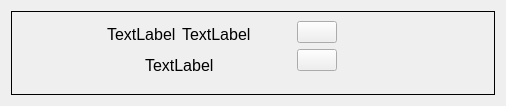
<?xml version="1.0" encoding="UTF-8"?>
<ui version="4.0">
 <class>LinkedPerson</class>
 <widget class="QWidget" name="LinkedPerson">
  <property name="geometry">
   <rect>
    <x>0</x>
    <y>0</y>
    <width>506</width>
    <height>106</height>
   </rect>
  </property>
  <property name="sizePolicy">
   <sizepolicy hsizetype="Fixed" vsizetype="Preferred">
    <horstretch>0</horstretch>
    <verstretch>0</verstretch>
   </sizepolicy>
  </property>
  <property name="windowTitle">
   <string>Form</string>
  </property>
  <property name="styleSheet">
   <string notr="true"/>
  </property>
  <layout class="QGridLayout" name="gridLayout_2">
   <item row="0" column="0">
    <widget class="QFrame" name="frame">
     <property name="styleSheet">
      <string notr="true">QFrame{
border: 1px solid black;}

QLabel{
border: none;}</string>
     </property>
     <property name="frameShape">
      <enum>QFrame::StyledPanel</enum>
     </property>
     <property name="frameShadow">
      <enum>QFrame::Raised</enum>
     </property>
     <layout class="QGridLayout" name="gridLayout">
      <item row="0" column="0">
       <layout class="QHBoxLayout" name="horizontalLayout_2">
        <item>
         <widget class="QPushButton" name="pushButton">
          <property name="text">
           <string/>
          </property>
          <property name="icon">
           <iconset resource="../resource.qrc">
            <normaloff>:/new/prefix1/png/user.png</normaloff>:/new/prefix1/png/user.png</iconset>
          </property>
          <property name="iconSize">
           <size>
            <width>20</width>
            <height>20</height>
           </size>
          </property>
          <property name="flat">
           <bool>true</bool>
          </property>
         </widget>
        </item>
        <item>
         <layout class="QVBoxLayout" name="verticalLayout">
          <item>
           <layout class="QHBoxLayout" name="horizontalLayout">
            <item>
             <spacer name="horizontalSpacer_4">
              <property name="orientation">
               <enum>Qt::Horizontal</enum>
              </property>
              <property name="sizeHint" stdset="0">
               <size>
                <width>40</width>
                <height>20</height>
               </size>
              </property>
             </spacer>
            </item>
            <item>
             <widget class="QLabel" name="label_lastname">
              <property name="font">
               <font>
                <pointsize>12</pointsize>
               </font>
              </property>
              <property name="text">
               <string>TextLabel</string>
              </property>
             </widget>
            </item>
            <item>
             <widget class="QLabel" name="label_name">
              <property name="font">
               <font>
                <pointsize>12</pointsize>
               </font>
              </property>
              <property name="text">
               <string>TextLabel</string>
              </property>
             </widget>
            </item>
            <item>
             <spacer name="horizontalSpacer_5">
              <property name="orientation">
               <enum>Qt::Horizontal</enum>
              </property>
              <property name="sizeHint" stdset="0">
               <size>
                <width>40</width>
                <height>20</height>
               </size>
              </property>
             </spacer>
            </item>
           </layout>
          </item>
          <item>
           <layout class="QHBoxLayout" name="horizontalLayout_3">
            <item>
             <spacer name="horizontalSpacer_2">
              <property name="orientation">
               <enum>Qt::Horizontal</enum>
              </property>
              <property name="sizeHint" stdset="0">
               <size>
                <width>40</width>
                <height>20</height>
               </size>
              </property>
             </spacer>
            </item>
            <item>
             <widget class="QLabel" name="label_midname">
              <property name="font">
               <font>
                <pointsize>12</pointsize>
               </font>
              </property>
              <property name="text">
               <string>TextLabel</string>
              </property>
             </widget>
            </item>
            <item>
             <spacer name="horizontalSpacer_3">
              <property name="orientation">
               <enum>Qt::Horizontal</enum>
              </property>
              <property name="sizeHint" stdset="0">
               <size>
                <width>40</width>
                <height>20</height>
               </size>
              </property>
             </spacer>
            </item>
           </layout>
          </item>
         </layout>
        </item>
        <item>
         <layout class="QVBoxLayout" name="verticalLayout_2">
          <item>
           <widget class="QPushButton" name="pb_openView">
            <property name="sizePolicy">
             <sizepolicy hsizetype="Fixed" vsizetype="Fixed">
              <horstretch>0</horstretch>
              <verstretch>0</verstretch>
             </sizepolicy>
            </property>
            <property name="text">
             <string/>
            </property>
            <property name="icon">
             <iconset resource="../resource.qrc">
              <normaloff>:/new/prefix1/png/file.png</normaloff>:/new/prefix1/png/file.png</iconset>
            </property>
            <property name="iconSize">
             <size>
              <width>20</width>
              <height>20</height>
             </size>
            </property>
           </widget>
          </item>
          <item>
           <widget class="QPushButton" name="pb_unlink">
            <property name="sizePolicy">
             <sizepolicy hsizetype="Fixed" vsizetype="Fixed">
              <horstretch>0</horstretch>
              <verstretch>0</verstretch>
             </sizepolicy>
            </property>
            <property name="text">
             <string/>
            </property>
            <property name="icon">
             <iconset resource="../resource.qrc">
              <normaloff>:/new/prefix1/png/cancel.png</normaloff>:/new/prefix1/png/cancel.png</iconset>
            </property>
           </widget>
          </item>
          <item>
           <spacer name="verticalSpacer">
            <property name="orientation">
             <enum>Qt::Vertical</enum>
            </property>
            <property name="sizeHint" stdset="0">
             <size>
              <width>20</width>
              <height>40</height>
             </size>
            </property>
           </spacer>
          </item>
         </layout>
        </item>
        <item>
         <spacer name="horizontalSpacer">
          <property name="orientation">
           <enum>Qt::Horizontal</enum>
          </property>
          <property name="sizeHint" stdset="0">
           <size>
            <width>40</width>
            <height>20</height>
           </size>
          </property>
         </spacer>
        </item>
       </layout>
      </item>
      <item row="1" column="0">
       <spacer name="verticalSpacer_2">
        <property name="orientation">
         <enum>Qt::Vertical</enum>
        </property>
        <property name="sizeHint" stdset="0">
         <size>
          <width>20</width>
          <height>40</height>
         </size>
        </property>
       </spacer>
      </item>
     </layout>
    </widget>
   </item>
  </layout>
 </widget>
 <resources>
  <include location="../resource.qrc"/>
 </resources>
 <connections/>
</ui>
